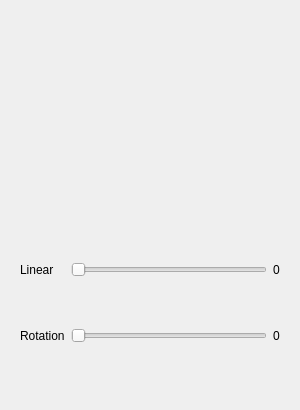
<?xml version="1.0" encoding="UTF-8"?>
<ui version="4.0">
 <class>Amm_control</class>
 <widget class="QWidget" name="Amm_control">
  <property name="geometry">
   <rect>
    <x>0</x>
    <y>0</y>
    <width>300</width>
    <height>410</height>
   </rect>
  </property>
  <property name="sizePolicy">
   <sizepolicy hsizetype="Preferred" vsizetype="Preferred">
    <horstretch>0</horstretch>
    <verstretch>0</verstretch>
   </sizepolicy>
  </property>
  <property name="minimumSize">
   <size>
    <width>300</width>
    <height>410</height>
   </size>
  </property>
  <property name="maximumSize">
   <size>
    <width>400</width>
    <height>550</height>
   </size>
  </property>
  <property name="windowTitle">
   <string>Amm Control</string>
  </property>
  <layout class="QGridLayout" name="gridLayout_3">
   <item row="0" column="0">
    <widget class="QWidget" name="widget" native="true">
     <layout class="QGridLayout" name="gridLayout">
      <item row="0" column="1">
       <widget class="QPushButton" name="arrow_key_up_button">
        <property name="enabled">
         <bool>true</bool>
        </property>
        <property name="styleSheet">
         <string notr="true">border: 0px;</string>
        </property>
        <property name="text">
         <string/>
        </property>
        <property name="icon">
         <iconset>
          <normaloff>../icon/arrowkey_up.png</normaloff>../icon/arrowkey_up.png</iconset>
        </property>
        <property name="iconSize">
         <size>
          <width>80</width>
          <height>80</height>
         </size>
        </property>
        <property name="checkable">
         <bool>false</bool>
        </property>
        <property name="checked">
         <bool>false</bool>
        </property>
        <property name="autoRepeat">
         <bool>true</bool>
        </property>
       </widget>
      </item>
      <item row="1" column="0">
       <widget class="QPushButton" name="arrow_key_left_button">
        <property name="enabled">
         <bool>true</bool>
        </property>
        <property name="styleSheet">
         <string notr="true">border: 0px;</string>
        </property>
        <property name="text">
         <string/>
        </property>
        <property name="icon">
         <iconset>
          <normaloff>../icon/arrowkey_left.png</normaloff>../icon/arrowkey_left.png</iconset>
        </property>
        <property name="iconSize">
         <size>
          <width>80</width>
          <height>80</height>
         </size>
        </property>
        <property name="checkable">
         <bool>false</bool>
        </property>
        <property name="checked">
         <bool>false</bool>
        </property>
        <property name="autoRepeat">
         <bool>false</bool>
        </property>
       </widget>
      </item>
      <item row="1" column="2">
       <widget class="QPushButton" name="arrow_key_right_button">
        <property name="enabled">
         <bool>true</bool>
        </property>
        <property name="styleSheet">
         <string notr="true">border: 0px;</string>
        </property>
        <property name="text">
         <string/>
        </property>
        <property name="icon">
         <iconset>
          <normaloff>../icon/arrowkey_right.png</normaloff>../icon/arrowkey_right.png</iconset>
        </property>
        <property name="iconSize">
         <size>
          <width>80</width>
          <height>80</height>
         </size>
        </property>
        <property name="checkable">
         <bool>false</bool>
        </property>
        <property name="checked">
         <bool>false</bool>
        </property>
        <property name="autoRepeat">
         <bool>false</bool>
        </property>
       </widget>
      </item>
      <item row="2" column="1">
       <widget class="QPushButton" name="arrow_key_down_button">
        <property name="enabled">
         <bool>true</bool>
        </property>
        <property name="styleSheet">
         <string notr="true">border: 0px;</string>
        </property>
        <property name="text">
         <string/>
        </property>
        <property name="icon">
         <iconset>
          <normaloff>../icon/arrowkey_down.png</normaloff>../icon/arrowkey_down.png</iconset>
        </property>
        <property name="iconSize">
         <size>
          <width>80</width>
          <height>80</height>
         </size>
        </property>
        <property name="checkable">
         <bool>false</bool>
        </property>
        <property name="checked">
         <bool>false</bool>
        </property>
        <property name="autoRepeat">
         <bool>false</bool>
        </property>
       </widget>
      </item>
     </layout>
    </widget>
   </item>
   <item row="1" column="0">
    <widget class="QWidget" name="widget_2" native="true">
     <layout class="QGridLayout" name="gridLayout_2">
      <item row="1" column="1">
       <widget class="QSlider" name="rotationSpeed_slider">
        <property name="maximum">
         <number>10</number>
        </property>
        <property name="singleStep">
         <number>1</number>
        </property>
        <property name="pageStep">
         <number>1</number>
        </property>
        <property name="orientation">
         <enum>Qt::Horizontal</enum>
        </property>
       </widget>
      </item>
      <item row="0" column="0">
       <widget class="QLabel" name="label">
        <property name="text">
         <string>Linear</string>
        </property>
       </widget>
      </item>
      <item row="0" column="1">
       <widget class="QSlider" name="linearSpeed_slider">
        <property name="maximum">
         <number>10</number>
        </property>
        <property name="singleStep">
         <number>1</number>
        </property>
        <property name="pageStep">
         <number>1</number>
        </property>
        <property name="orientation">
         <enum>Qt::Horizontal</enum>
        </property>
       </widget>
      </item>
      <item row="1" column="0">
       <widget class="QLabel" name="label_6">
        <property name="text">
         <string>Rotation</string>
        </property>
       </widget>
      </item>
      <item row="0" column="2">
       <widget class="QLabel" name="linearSpeed_label">
        <property name="layoutDirection">
         <enum>Qt::LeftToRight</enum>
        </property>
        <property name="text">
         <string>0</string>
        </property>
        <property name="textFormat">
         <enum>Qt::AutoText</enum>
        </property>
        <property name="alignment">
         <set>Qt::AlignCenter</set>
        </property>
       </widget>
      </item>
      <item row="1" column="2">
       <widget class="QLabel" name="rotationSpeed_label">
        <property name="layoutDirection">
         <enum>Qt::LeftToRight</enum>
        </property>
        <property name="text">
         <string>0</string>
        </property>
        <property name="textFormat">
         <enum>Qt::AutoText</enum>
        </property>
        <property name="alignment">
         <set>Qt::AlignCenter</set>
        </property>
       </widget>
      </item>
     </layout>
    </widget>
   </item>
  </layout>
 </widget>
 <resources/>
 <connections/>
</ui>
